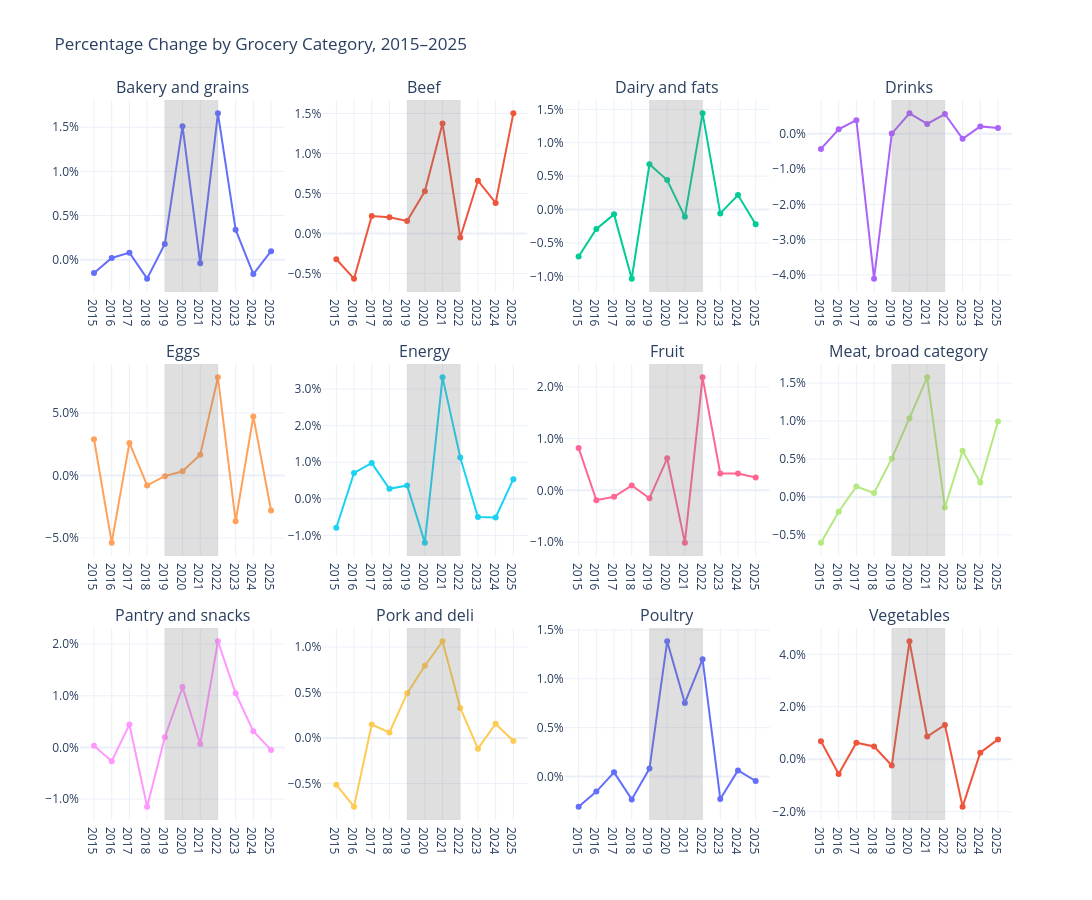
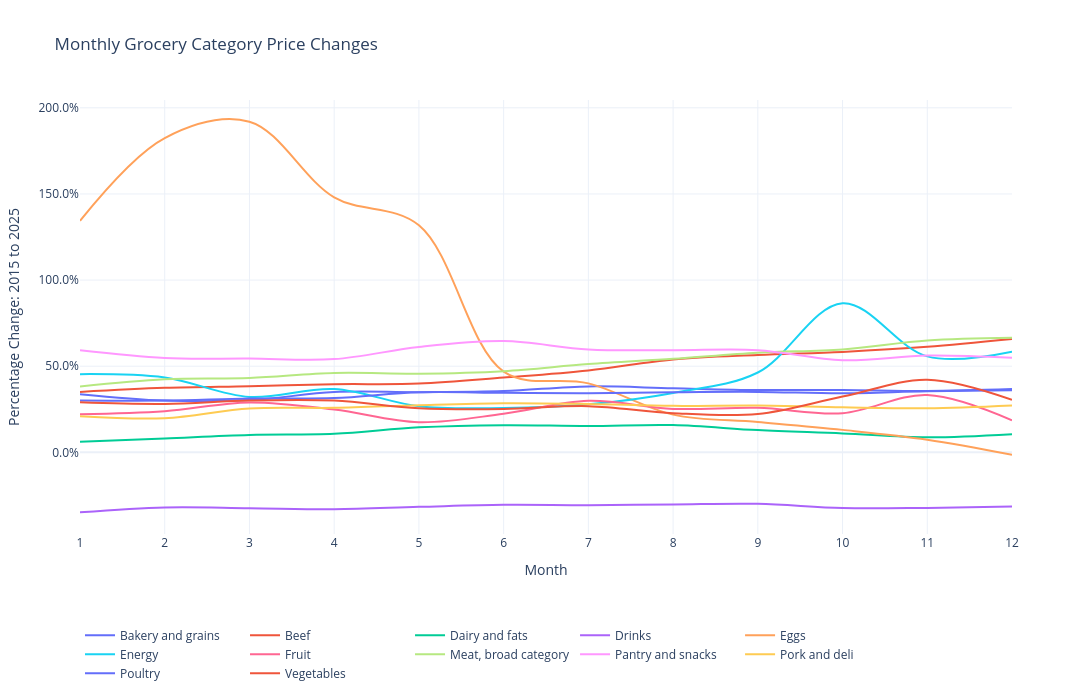
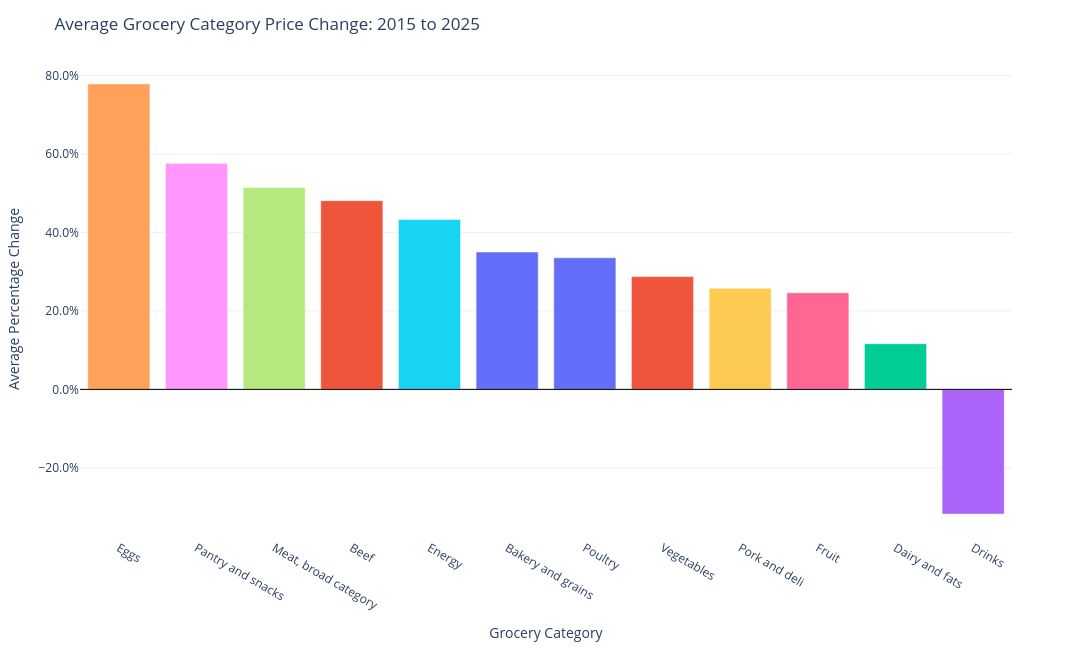

The cell these charts' notebook holds for them, in order:
### Markdown cell above
**3.0 - Question 1: Which grocery categories experienced the highest price increases between 2015 and 2025?**

### Code cell
# Creating the df with only the categories and the percentage changing. 
df_pct_cat_monthly = df_project_categories.pct_change()

df_pct_cat_monthly = df_pct_cat_monthly.loc[:, 
    (df_pct_cat_monthly.columns != "Consumer_Price_Index") &
     (df_pct_cat_monthly.columns != "Average_Hourly_Wage")]
# Dropping the first row (Null row, no previous data)

df_pct_cat_monthly = df_pct_cat_monthly.dropna(how="all")

# Creating pivot table per year.

df_pct_pivot = df_pct_cat_monthly.pivot_table(
    index = df_pct_cat_monthly.index.year,
    aggfunc="mean")

# Creating interactive plots for each category.

import plotly.graph_objects as go
from plotly.subplots import make_subplots

categories = df_pct_pivot.columns

fig = make_subplots(
    rows=3,
    cols=4,
    subplot_titles=categories,
    horizontal_spacing=0.04,
    vertical_spacing=0.10
)

for i, column in enumerate(categories):
    row = (i // 4) + 1
    col = (i % 4) + 1

    fig.add_trace(
        go.Scatter(
            x=df_pct_pivot.index,
            y=df_pct_pivot[column],
            mode="lines+markers",
            name=column,
            hovertemplate=(
                f"Category: {column}<br>"
                "Year: %{x}<br>"
                "Change: %{y:.2%}"
                "<extra></extra>"
            )
        ),
        row=row,
        col=col
    )

    fig.add_vrect(
        x0=2019,
        x1=2022,
        fillcolor="gray",
        opacity=0.25,
        line_width=0,
        row=row,
        col=col
    )

fig.update_layout(
    title="Percentage Change by Grocery Category, 2015–2025",
    width=1400,
    height=900,
    template="plotly_white",
    showlegend=False
)

fig.update_xaxes(dtick=1)
fig.update_yaxes(tickformat=".1%")

fig.show()

## These plots I created using AI because they are interactive. 

# Answering the question. 

# Gathering values from 2015 to 2025

df_price_changes = df_project_categories.loc[((df_project_categories.index.year == 2015) | (df_project_categories.index.year == 2025)), :]

df_price_changes = df_price_changes.loc[:, 
    (df_price_changes.columns != "Consumer_Price_Index") &
    (df_price_changes.columns != "Average_Hourly_Wage")]

# Creating one df for each year

price_2015 = df_price_changes[df_price_changes.index.year == 2015].copy()
price_2025 = df_price_changes[df_price_changes.index.year == 2025].copy()

price_2015.index = price_2015.index.month
price_2025.index = price_2025.index.month

# Gathering the change between months of both years. 

monthly_difference = (price_2025 - price_2015)
monthly_change_pct = monthly_difference / price_2015
monthly_change_pct

# Plotting

fig = go.Figure()

for column in monthly_change_pct.columns:
    fig.add_trace(
        go.Scatter(
            x=monthly_change_pct.index,
            y=monthly_change_pct[column],
            mode="lines",
            name=column,
            line_shape="spline",
            hovertemplate=(
                "Category: %{fullData.name}<br>"
                "Month: %{x}<br>"
                "Change: %{y:.2%}"
                "<extra></extra>"
            )
        )
    )

fig.update_layout(
    title="Monthly Grocery Category Price Changes",
    width=1200,
    height=700,
    xaxis_title="Month",
    yaxis_title="Percentage Change: 2015 to 2025",
    xaxis=dict(dtick=1),
    yaxis=dict(tickformat=".1%"),
    hovermode="closest",
    template="plotly_white",
    legend=dict(
        orientation="h",
        y=-0.2,
        x=0
    ),
    margin=dict(b=130)
)

fig.show()

### These plots I created using AI because they are interactive. 


# Ranking the mean per category. 

monthly_change_pct_mean = monthly_change_pct.mean()

monthly_change_pct_mean.sort_values(ascending=False)

# Plotting the mean final.
import plotly.express as px

categories = monthly_change_pct.columns
plotly_colors = px.colors.qualitative.Plotly

category_colors = {
    category: plotly_colors[i % len(plotly_colors)]
    for i, category in enumerate(categories)
}

ranked_categories = (
    monthly_change_pct_mean
    .sort_values(ascending=False)
    .rename("average_percentage_change")
    .reset_index()
)

ranked_categories.columns = ["category", "average_percentage_change"]

fig = px.bar(
    ranked_categories,
    x="category",
    y="average_percentage_change",
    color="category",
    color_discrete_map=category_colors,
    hover_data={
        "category": True,
        "average_percentage_change": ":.2%"
    }
)

fig.update_layout(
    title="Average Grocery Category Price Change: 2015 to 2025",
    xaxis_title="Grocery Category",
    yaxis_title="Average Percentage Change",
    template="plotly_white",
    width=1200,
    height=650,
    showlegend=False
)

fig.update_yaxes(tickformat=".1%")
fig.add_hline(y=0, line_width=1, line_color="black")

fig.show()

### Figure 1 — Plotly figure (JSON) as saved in the notebook; plotly's stock layout.template omitted (floating-point values rounded to 4 significant figures)
{"data": [{"hovertemplate": "Category: Bakery and grains<br>Year: %{x}<br>Change: %{y:.2%}<extra></extra>", "mode": "lines+markers", "name": "Bakery and grains", "type": "scatter", "x": [2015, 2016, 2017, 2018, 2019, 2020, 2021, 2022, 2023, 2024, 2025], "xaxis": "x", "y": [-0.001493, 0.000199, 0.000808, -0.002136, 0.001796, 0.01512, -0.0003952, 0.01657, 0.0034, -0.001614, 0.0009683], "yaxis": "y"}, {"hovertemplate": "Category: Beef<br>Year: %{x}<br>Change: %{y:.2%}<extra></extra>", "mode": "lines+markers", "name": "Beef", "type": "scatter", "x": [2015, 2016, 2017, 2018, 2019, 2020, 2021, 2022, 2023, 2024, 2025], "xaxis": "x2", "y": [-0.003212, -0.005634, 0.002181, 0.002025, 0.001575, 0.005282, 0.01377, -0.0004952, 0.006605, 0.00383, 0.01502], "yaxis": "y2"}, {"hovertemplate": "Category: Dairy and fats<br>Year: %{x}<br>Change: %{y:.2%}<extra></extra>", "mode": "lines+markers", "name": "Dairy and fats", "type": "scatter", "x": [2015, 2016, 2017, 2018, 2019, 2020, 2021, 2022, 2023, 2024, 2025], "xaxis": "x3", "y": [-0.007022, -0.002917, -0.0007239, -0.01035, 0.006783, 0.004403, -0.001092, 0.0144, -0.0005774, 0.002174, -0.00219], "yaxis": "y3"}, {"hovertemplate": "Category: Drinks<br>Year: %{x}<br>Change: %{y:.2%}<extra></extra>", "mode": "lines+markers", "name": "Drinks", "type": "scatter", "x": [2015, 2016, 2017, 2018, 2019, 2020, 2021, 2022, 2023, 2024, 2025], "xaxis": "x4", "y": [-0.004305, 0.001249, 0.003832, -0.04102, 2.713e-05, 0.005757, 0.002755, 0.005565, -0.001434, 0.002067, 0.001617], "yaxis": "y4"}, {"hovertemplate": "Category: Eggs<br>Year: %{x}<br>Change: %{y:.2%}<extra></extra>", "mode": "lines+markers", "name": "Eggs", "type": "scatter", "x": [2015, 2016, 2017, 2018, 2019, 2020, 2021, 2022, 2023, 2024, 2025], "xaxis": "x5", "y": [0.02899, -0.05371, 0.02604, -0.007937, -0.0005369, 0.003327, 0.01653, 0.07844, -0.03661, 0.0472, -0.02805], "yaxis": "y5"}, {"hovertemplate": "Category: Energy<br>Year: %{x}<br>Change: %{y:.2%}<extra></extra>", "mode": "lines+markers", "name": "Energy", "type": "scatter", "x": [2015, 2016, 2017, 2018, 2019, 2020, 2021, 2022, 2023, 2024, 2025], "xaxis": "x6", "y": [-0.007908, 0.007079, 0.00977, 0.002746, 0.00365, -0.01196, 0.03321, 0.01128, -0.004949, -0.005056, 0.005386], "yaxis": "y6"}, {"hovertemplate": "Category: Fruit<br>Year: %{x}<br>Change: %{y:.2%}<extra></extra>", "mode": "lines+markers", "name": "Fruit", "type": "scatter", "x": [2015, 2016, 2017, 2018, 2019, 2020, 2021, 2022, 2023, 2024, 2025], "xaxis": "x7", "y": [0.008171, -0.001916, -0.001251, 0.0009377, -0.001539, 0.006189, -0.01012, 0.02184, 0.003262, 0.003231, 0.002484], "yaxis": "y7"}, {"hovertemplate": "Category: Meat, broad category<br>Year: %{x}<br>Change: %{y:.2%}<extra></extra>", "mode": "lines+markers", "name": "Meat, broad category", "type": "scatter", "x": [2015, 2016, 2017, 2018, 2019, 2020, 2021, 2022, 2023, 2024, 2025], "xaxis": "x8", "y": [-0.006027, -0.001957, 0.001373, 0.0005332, 0.005059, 0.01038, 0.01576, -0.001389, 0.006085, 0.001901, 0.009945], "yaxis": "y8"}, {"hovertemplate": "Category: Pantry and snacks<br>Year: %{x}<br>Change: %{y:.2%}<extra></extra>", "mode": "lines+markers", "name": "Pantry and snacks", "type": "scatter", "x": [2015, 2016, 2017, 2018, 2019, 2020, 2021, 2022, 2023, 2024, 2025], "xaxis": "x9", "y": [0.0003295, -0.002664, 0.004431, -0.01147, 0.001971, 0.01169, 0.0006529, 0.02054, 0.01049, 0.003126, -0.0004727], "yaxis": "y9"}, {"hovertemplate": "Category: Pork and deli<br>Year: %{x}<br>Change: %{y:.2%}<extra></extra>", "mode": "lines+markers", "name": "Pork and deli", "type": "scatter", "x": [2015, 2016, 2017, 2018, 2019, 2020, 2021, 2022, 2023, 2024, 2025], "xaxis": "x10", "y": [-0.005145, -0.007552, 0.001485, 0.0006089, 0.004907, 0.00795, 0.01063, 0.003309, -0.001176, 0.001572, -0.0003261], "yaxis": "y10"}, {"hovertemplate": "Category: Poultry<br>Year: %{x}<br>Change: %{y:.2%}<extra></extra>", "mode": "lines+markers", "name": "Poultry", "type": "scatter", "x": [2015, 2016, 2017, 2018, 2019, 2020, 2021, 2022, 2023, 2024, 2025], "xaxis": "x11", "y": [-0.003092, -0.001547, 0.000422, -0.002351, 0.0008082, 0.01384, 0.007529, 0.01201, -0.002307, 0.0006191, -0.0004653], "yaxis": "y11"}, {"hovertemplate": "Category: Vegetables<br>Year: %{x}<br>Change: %{y:.2%}<extra></extra>", "mode": "lines+markers", "name": "Vegetables", "type": "scatter", "x": [2015, 2016, 2017, 2018, 2019, 2020, 2021, 2022, 2023, 2024, 2025], "xaxis": "x12", "y": [0.006844, -0.005637, 0.006338, 0.004883, -0.002374, 0.04493, 0.008654, 0.0131, -0.01804, 0.002511, 0.007572], "yaxis": "y12"}], "layout": {"annotations": [{"font": {"size": 16}, "showarrow": false, "text": "Bakery and grains", "x": 0.11, "xanchor": "center", "xref": "paper", "y": 1, "yanchor": "bottom", "yref": "paper"}, {"font": {"size": 16}, "showarrow": false, "text": "Beef", "x": 0.37, "xanchor": "center", "xref": "paper", "y": 1, "yanchor": "bottom", "yref": "paper"}, {"font": {"size": 16}, "showarrow": false, "text": "Dairy and fats", "x": 0.63, "xanchor": "center", "xref": "paper", "y": 1, "yanchor": "bottom", "yref": "paper"}, {"font": {"size": 16}, "showarrow": false, "text": "Drinks", "x": 0.89, "xanchor": "center", "xref": "paper", "y": 1, "yanchor": "bottom", "yref": "paper"}, {"font": {"size": 16}, "showarrow": false, "text": "Eggs", "x": 0.11, "xanchor": "center", "xref": "paper", "y": 0.6333, "yanchor": "bottom", "yref": "paper"}, {"font": {"size": 16}, "showarrow": false, "text": "Energy", "x": 0.37, "xanchor": "center", "xref": "paper", "y": 0.6333, "yanchor": "bottom", "yref": "paper"}, {"font": {"size": 16}, "showarrow": false, "text": "Fruit", "x": 0.63, "xanchor": "center", "xref": "paper", "y": 0.6333, "yanchor": "bottom", "yref": "paper"}, {"font": {"size": 16}, "showarrow": false, "text": "Meat, broad category", "x": 0.89, "xanchor": "center", "xref": "paper", "y": 0.6333, "yanchor": "bottom", "yref": "paper"}, {"font": {"size": 16}, "showarrow": false, "text": "Pantry and snacks", "x": 0.11, "xanchor": "center", "xref": "paper", "y": 0.2667, "yanchor": "bottom", "yref": "paper"}, {"font": {"size": 16}, "showarrow": false, "text": "Pork and deli", "x": 0.37, "xanchor": "center", "xref": "paper", "y": 0.2667, "yanchor": "bottom", "yref": "paper"}, {"font": {"size": 16}, "showarrow": false, "text": "Poultry", "x": 0.63, "xanchor": "center", "xref": "paper", "y": 0.2667, "yanchor": "bottom", "yref": "paper"}, {"font": {"size": 16}, "showarrow": false, "text": "Vegetables", "x": 0.89, "xanchor": "center", "xref": "paper", "y": 0.2667, "yanchor": "bottom", "yref": "paper"}], "height": 900, "shapes": [{"fillcolor": "gray", "line": {"width": 0}, "opacity": 0.25, "type": "rect", "x0": 2019, "x1": 2022, "xref": "x", "y0": 0, "y1": 1, "yref": "y domain"}, {"fillcolor": "gray", "line": {"width": 0}, "opacity": 0.25, "type": "rect", "x0": 2019, "x1": 2022, "xref": "x2", "y0": 0, "y1": 1, "yref": "y2 domain"}, {"fillcolor": "gray", "line": {"width": 0}, "opacity": 0.25, "type": "rect", "x0": 2019, "x1": 2022, "xref": "x3", "y0": 0, "y1": 1, "yref": "y3 domain"}, {"fillcolor": "gray", "line": {"width": 0}, "opacity": 0.25, "type": "rect", "x0": 2019, "x1": 2022, "xref": "x4", "y0": 0, "y1": 1, "yref": "y4 domain"}, {"fillcolor": "gray", "line": {"width": 0}, "opacity": 0.25, "type": "rect", "x0": 2019, "x1": 2022, "xref": "x5", "y0": 0, "y1": 1, "yref": "y5 domain"}, {"fillcolor": "gray", "line": {"width": 0}, "opacity": 0.25, "type": "rect", "x0": 2019, "x1": 2022, "xref": "x6", "y0": 0, "y1": 1, "yref": "y6 domain"}, {"fillcolor": "gray", "line": {"width": 0}, "opacity": 0.25, "type": "rect", "x0": 2019, "x1": 2022, "xref": "x7", "y0": 0, "y1": 1, "yref": "y7 domain"}, {"fillcolor": "gray", "line": {"width": 0}, "opacity": 0.25, "type": "rect", "x0": 2019, "x1": 2022, "xref": "x8", "y0": 0, "y1": 1, "yref": "y8 domain"}, {"fillcolor": "gray", "line": {"width": 0}, "opacity": 0.25, "type": "rect", "x0": 2019, "x1": 2022, "xref": "x9", "y0": 0, "y1": 1, "yref": "y9 domain"}, {"fillcolor": "gray", "line": {"width": 0}, "opacity": 0.25, "type": "rect", "x0": 2019, "x1": 2022, "xref": "x10", "y0": 0, "y1": 1, "yref": "y10 domain"}, {"fillcolor": "gray", "line": {"width": 0}, "opacity": 0.25, "type": "rect", "x0": 2019, "x1": 2022, "xref": "x11", "y0": 0, "y1": 1, "yref": "y11 domain"}, {"fillcolor": "gray", "line": {"width": 0}, "opacity": 0.25, "type": "rect", "x0": 2019, "x1": 2022, "xref": "x12", "y0": 0, "y1": 1, "yref": "y12 domain"}], "showlegend": false, "title": {"text": "Percentage Change by Grocery Category, 2015–2025"}, "width": 1400, "xaxis": {"anchor": "y", "domain": [0, 0.22], "dtick": 1}, "xaxis10": {"anchor": "y10", "domain": [0.26, 0.48], "dtick": 1}, "xaxis11": {"anchor": "y11", "domain": [0.52, 0.74], "dtick": 1}, "xaxis12": {"anchor": "y12", "domain": [0.78, 1], "dtick": 1}, "xaxis2": {"anchor": "y2", "domain": [0.26, 0.48], "dtick": 1}, "xaxis3": {"anchor": "y3", "domain": [0.52, 0.74], "dtick": 1}, "xaxis4": {"anchor": "y4", "domain": [0.78, 1], "dtick": 1}, "xaxis5": {"anchor": "y5", "domain": [0, 0.22], "dtick": 1}, "xaxis6": {"anchor": "y6", "domain": [0.26, 0.48], "dtick": 1}, "xaxis7": {"anchor": "y7", "domain": [0.52, 0.74], "dtick": 1}, "xaxis8": {"anchor": "y8", "domain": [0.78, 1], "dtick": 1}, "xaxis9": {"anchor": "y9", "domain": [0, 0.22], "dtick": 1}, "yaxis": {"anchor": "x", "domain": [0.7333, 1], "tickformat": ".1%"}, "yaxis10": {"anchor": "x10", "domain": [0, 0.2667], "tickformat": ".1%"}, "yaxis11": {"anchor": "x11", "domain": [0, 0.2667], "tickformat": ".1%"}, "yaxis12": {"anchor": "x12", "domain": [0, 0.2667], "tickformat": ".1%"}, "yaxis2": {"anchor": "x2", "domain": [0.7333, 1], "tickformat": ".1%"}, "yaxis3": {"anchor": "x3", "domain": [0.7333, 1], "tickformat": ".1%"}, "yaxis4": {"anchor": "x4", "domain": [0.7333, 1], "tickformat": ".1%"}, "yaxis5": {"anchor": "x5", "domain": [0.3667, 0.6333], "tickformat": ".1%"}, "yaxis6": {"anchor": "x6", "domain": [0.3667, 0.6333], "tickformat": ".1%"}, "yaxis7": {"anchor": "x7", "domain": [0.3667, 0.6333], "tickformat": ".1%"}, "yaxis8": {"anchor": "x8", "domain": [0.3667, 0.6333], "tickformat": ".1%"}, "yaxis9": {"anchor": "x9", "domain": [0, 0.2667], "tickformat": ".1%"}}}

### Figure 2 — Plotly figure (JSON) as saved in the notebook; plotly's stock layout.template omitted (floating-point values rounded to 4 significant figures)
{"data": [{"hovertemplate": "Category: %{fullData.name}<br>Month: %{x}<br>Change: %{y:.2%}<extra></extra>", "line": {"shape": "spline"}, "mode": "lines", "name": "Bakery and grains", "type": "scatter", "x": [1, 2, 3, 4, 5, 6, 7, 8, 9, 10, 11, 12], "y": [0.3376, 0.3005, 0.3033, 0.3496, 0.3494, 0.3557, 0.3827, 0.3719, 0.3618, 0.3622, 0.3566, 0.3677]}, {"hovertemplate": "Category: %{fullData.name}<br>Month: %{x}<br>Change: %{y:.2%}<extra></extra>", "line": {"shape": "spline"}, "mode": "lines", "name": "Beef", "type": "scatter", "x": [1, 2, 3, 4, 5, 6, 7, 8, 9, 10, 11, 12], "y": [0.3507, 0.3742, 0.3842, 0.3954, 0.3989, 0.4338, 0.475, 0.5389, 0.565, 0.5831, 0.6126, 0.658]}, {"hovertemplate": "Category: %{fullData.name}<br>Month: %{x}<br>Change: %{y:.2%}<extra></extra>", "line": {"shape": "spline"}, "mode": "lines", "name": "Dairy and fats", "type": "scatter", "x": [1, 2, 3, 4, 5, 6, 7, 8, 9, 10, 11, 12], "y": [0.0609, 0.08096, 0.1012, 0.1076, 0.145, 0.1577, 0.1528, 0.1582, 0.129, 0.1098, 0.08726, 0.1052]}, {"hovertemplate": "Category: %{fullData.name}<br>Month: %{x}<br>Change: %{y:.2%}<extra></extra>", "line": {"shape": "spline"}, "mode": "lines", "name": "Drinks", "type": "scatter", "x": [1, 2, 3, 4, 5, 6, 7, 8, 9, 10, 11, 12], "y": [-0.3481, -0.3198, -0.324, -0.33, -0.3166, -0.3047, -0.3067, -0.3028, -0.2991, -0.3236, -0.3225, -0.3149]}, {"hovertemplate": "Category: %{fullData.name}<br>Month: %{x}<br>Change: %{y:.2%}<extra></extra>", "line": {"shape": "spline"}, "mode": "lines", "name": "Eggs", "type": "scatter", "x": [1, 2, 3, 4, 5, 6, 7, 8, 9, 10, 11, 12], "y": [1.344, 1.824, 1.919, 1.48, 1.318, 0.4689, 0.4004, 0.2188, 0.176, 0.1303, 0.07357, -0.01418]}, {"hovertemplate": "Category: %{fullData.name}<br>Month: %{x}<br>Change: %{y:.2%}<extra></extra>", "line": {"shape": "spline"}, "mode": "lines", "name": "Energy", "type": "scatter", "x": [1, 2, 3, 4, 5, 6, 7, 8, 9, 10, 11, 12], "y": [0.454, 0.4344, 0.3217, 0.3675, 0.2675, 0.2574, 0.2787, 0.3446, 0.4636, 0.8654, 0.5569, 0.5847]}, {"hovertemplate": "Category: %{fullData.name}<br>Month: %{x}<br>Change: %{y:.2%}<extra></extra>", "line": {"shape": "spline"}, "mode": "lines", "name": "Fruit", "type": "scatter", "x": [1, 2, 3, 4, 5, 6, 7, 8, 9, 10, 11, 12], "y": [0.2214, 0.2391, 0.2899, 0.2486, 0.1747, 0.224, 0.299, 0.2522, 0.2585, 0.2273, 0.3328, 0.186]}, {"hovertemplate": "Category: %{fullData.name}<br>Month: %{x}<br>Change: %{y:.2%}<extra></extra>", "line": {"shape": "spline"}, "mode": "lines", "name": "Meat, broad category", "type": "scatter", "x": [1, 2, 3, 4, 5, 6, 7, 8, 9, 10, 11, 12], "y": [0.3825, 0.4247, 0.4314, 0.4604, 0.4568, 0.4713, 0.5122, 0.543, 0.5785, 0.5976, 0.6489, 0.6645]}, {"hovertemplate": "Category: %{fullData.name}<br>Month: %{x}<br>Change: %{y:.2%}<extra></extra>", "line": {"shape": "spline"}, "mode": "lines", "name": "Pantry and snacks", "type": "scatter", "x": [1, 2, 3, 4, 5, 6, 7, 8, 9, 10, 11, 12], "y": [0.5921, 0.5474, 0.5446, 0.5411, 0.6116, 0.6456, 0.5969, 0.5926, 0.5933, 0.5343, 0.5619, 0.5487]}, {"hovertemplate": "Category: %{fullData.name}<br>Month: %{x}<br>Change: %{y:.2%}<extra></extra>", "line": {"shape": "spline"}, "mode": "lines", "name": "Pork and deli", "type": "scatter", "x": [1, 2, 3, 4, 5, 6, 7, 8, 9, 10, 11, 12], "y": [0.2094, 0.198, 0.2544, 0.2581, 0.274, 0.2852, 0.2807, 0.2699, 0.272, 0.2614, 0.2556, 0.2723]}, {"hovertemplate": "Category: %{fullData.name}<br>Month: %{x}<br>Change: %{y:.2%}<extra></extra>", "line": {"shape": "spline"}, "mode": "lines", "name": "Poultry", "type": "scatter", "x": [1, 2, 3, 4, 5, 6, 7, 8, 9, 10, 11, 12], "y": [0.3014, 0.3005, 0.3122, 0.3151, 0.3487, 0.3456, 0.3428, 0.3488, 0.3508, 0.3426, 0.3547, 0.3606]}, {"hovertemplate": "Category: %{fullData.name}<br>Month: %{x}<br>Change: %{y:.2%}<extra></extra>", "line": {"shape": "spline"}, "mode": "lines", "name": "Vegetables", "type": "scatter", "x": [1, 2, 3, 4, 5, 6, 7, 8, 9, 10, 11, 12], "y": [0.2902, 0.2809, 0.3009, 0.3005, 0.2566, 0.2519, 0.2678, 0.2273, 0.2228, 0.3237, 0.4212, 0.3047]}], "layout": {"height": 700, "hovermode": "closest", "legend": {"orientation": "h", "x": 0, "y": -0.2}, "margin": {"b": 130}, "title": {"text": "Monthly Grocery Category Price Changes"}, "width": 1200, "xaxis": {"dtick": 1, "title": {"text": "Month"}}, "yaxis": {"tickformat": ".1%", "title": {"text": "Percentage Change: 2015 to 2025"}}}}

### Figure 3 — Plotly figure (JSON) as saved in the notebook; plotly's stock layout.template omitted (floating-point values rounded to 4 significant figures)
{"data": [{"hovertemplate": "category=%{x}<br>average_percentage_change=%{y:.2%}<extra></extra>", "legendgroup": "Eggs", "marker": {"color": "#FFA15A", "pattern": {"shape": ""}}, "name": "Eggs", "orientation": "v", "showlegend": true, "textposition": "auto", "type": "bar", "x": ["Eggs"], "xaxis": "x", "y": [0.7783], "yaxis": "y"}, {"hovertemplate": "category=%{x}<br>average_percentage_change=%{y:.2%}<extra></extra>", "legendgroup": "Pantry and snacks", "marker": {"color": "#FF97FF", "pattern": {"shape": ""}}, "name": "Pantry and snacks", "orientation": "v", "showlegend": true, "textposition": "auto", "type": "bar", "x": ["Pantry and snacks"], "xaxis": "x", "y": [0.5759], "yaxis": "y"}, {"hovertemplate": "category=%{x}<br>average_percentage_change=%{y:.2%}<extra></extra>", "legendgroup": "Meat, broad category", "marker": {"color": "#B6E880", "pattern": {"shape": ""}}, "name": "Meat, broad category", "orientation": "v", "showlegend": true, "textposition": "auto", "type": "bar", "x": ["Meat, broad category"], "xaxis": "x", "y": [0.5143], "yaxis": "y"}, {"hovertemplate": "category=%{x}<br>average_percentage_change=%{y:.2%}<extra></extra>", "legendgroup": "Beef", "marker": {"color": "#EF553B", "pattern": {"shape": ""}}, "name": "Beef", "orientation": "v", "showlegend": true, "textposition": "auto", "type": "bar", "x": ["Beef"], "xaxis": "x", "y": [0.4808], "yaxis": "y"}, {"hovertemplate": "category=%{x}<br>average_percentage_change=%{y:.2%}<extra></extra>", "legendgroup": "Energy", "marker": {"color": "#19D3F3", "pattern": {"shape": ""}}, "name": "Energy", "orientation": "v", "showlegend": true, "textposition": "auto", "type": "bar", "x": ["Energy"], "xaxis": "x", "y": [0.433], "yaxis": "y"}, {"hovertemplate": "category=%{x}<br>average_percentage_change=%{y:.2%}<extra></extra>", "legendgroup": "Bakery and grains", "marker": {"color": "#636EFA", "pattern": {"shape": ""}}, "name": "Bakery and grains", "orientation": "v", "showlegend": true, "textposition": "auto", "type": "bar", "x": ["Bakery and grains"], "xaxis": "x", "y": [0.3499], "yaxis": "y"}, {"hovertemplate": "category=%{x}<br>average_percentage_change=%{y:.2%}<extra></extra>", "legendgroup": "Poultry", "marker": {"color": "#636EFA", "pattern": {"shape": ""}}, "name": "Poultry", "orientation": "v", "showlegend": true, "textposition": "auto", "type": "bar", "x": ["Poultry"], "xaxis": "x", "y": [0.3353], "yaxis": "y"}, {"hovertemplate": "category=%{x}<br>average_percentage_change=%{y:.2%}<extra></extra>", "legendgroup": "Vegetables", "marker": {"color": "#EF553B", "pattern": {"shape": ""}}, "name": "Vegetables", "orientation": "v", "showlegend": true, "textposition": "auto", "type": "bar", "x": ["Vegetables"], "xaxis": "x", "y": [0.2874], "yaxis": "y"}, {"hovertemplate": "category=%{x}<br>average_percentage_change=%{y:.2%}<extra></extra>", "legendgroup": "Pork and deli", "marker": {"color": "#FECB52", "pattern": {"shape": ""}}, "name": "Pork and deli", "orientation": "v", "showlegend": true, "textposition": "auto", "type": "bar", "x": ["Pork and deli"], "xaxis": "x", "y": [0.2576], "yaxis": "y"}, {"hovertemplate": "category=%{x}<br>average_percentage_change=%{y:.2%}<extra></extra>", "legendgroup": "Fruit", "marker": {"color": "#FF6692", "pattern": {"shape": ""}}, "name": "Fruit", "orientation": "v", "showlegend": true, "textposition": "auto", "type": "bar", "x": ["Fruit"], "xaxis": "x", "y": [0.2461], "yaxis": "y"}, {"hovertemplate": "category=%{x}<br>average_percentage_change=%{y:.2%}<extra></extra>", "legendgroup": "Dairy and fats", "marker": {"color": "#00CC96", "pattern": {"shape": ""}}, "name": "Dairy and fats", "orientation": "v", "showlegend": true, "textposition": "auto", "type": "bar", "x": ["Dairy and fats"], "xaxis": "x", "y": [0.1163], "yaxis": "y"}, {"hovertemplate": "category=%{x}<br>average_percentage_change=%{y:.2%}<extra></extra>", "legendgroup": "Drinks", "marker": {"color": "#AB63FA", "pattern": {"shape": ""}}, "name": "Drinks", "orientation": "v", "showlegend": true, "textposition": "auto", "type": "bar", "x": ["Drinks"], "xaxis": "x", "y": [-0.3177], "yaxis": "y"}], "layout": {"barmode": "relative", "height": 650, "legend": {"title": {"text": "category"}, "tracegroupgap": 0}, "margin": {"t": 60}, "shapes": [{"line": {"color": "black", "width": 1}, "type": "line", "x0": 0, "x1": 1, "xref": "x domain", "y0": 0, "y1": 0, "yref": "y"}], "showlegend": false, "title": {"text": "Average Grocery Category Price Change: 2015 to 2025"}, "width": 1200, "xaxis": {"anchor": "y", "categoryarray": ["Eggs", "Pantry and snacks", "Meat, broad category", "Beef", "Energy", "Bakery and grains", "Poultry", "Vegetables", "Pork and deli", "Fruit", "Dairy and fats", "Drinks"], "categoryorder": "array", "domain": [0, 1], "title": {"text": "Grocery Category"}}, "yaxis": {"anchor": "x", "domain": [0, 1], "tickformat": ".1%", "title": {"text": "Average Percentage Change"}}}}
